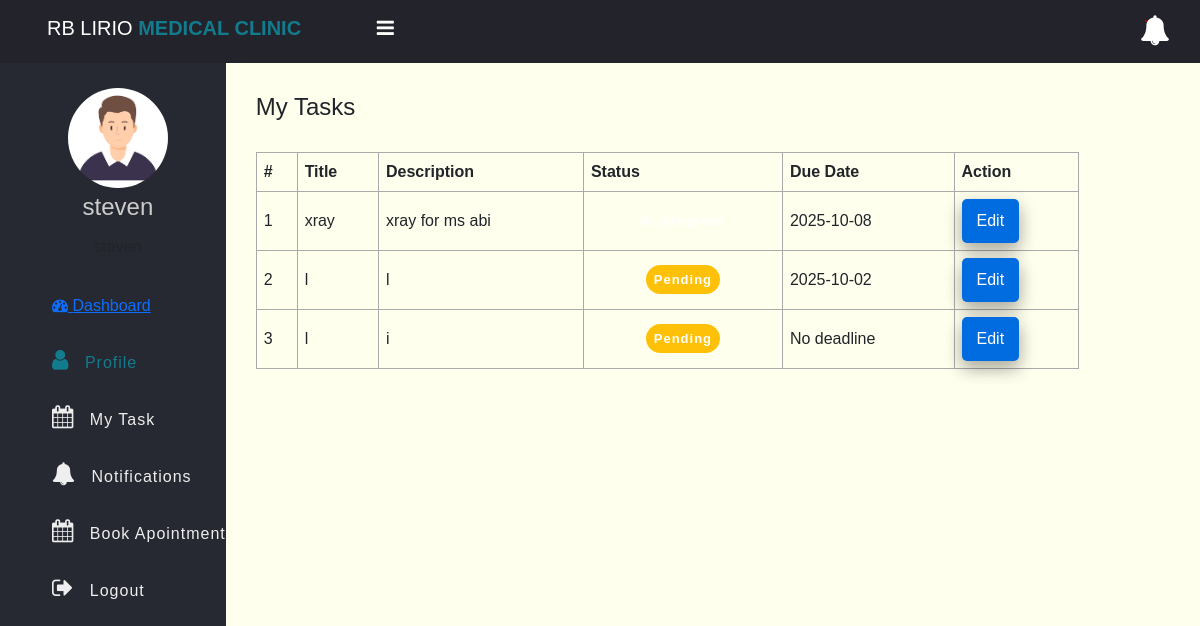
The app's page /my_task.php (signed in) with its own data.
### tables this page shows
CREATE TABLE `tasks` (
  `id` int(11) NOT NULL,
  `title` varchar(100) NOT NULL,
  `description` text DEFAULT NULL,
  `assigned_to` int(11) DEFAULT NULL,
  `due_date` date DEFAULT current_timestamp(),
  `status` enum('pending','in_progress','completed') DEFAULT 'pending',
  `created_at` timestamp NOT NULL DEFAULT current_timestamp()
);

### app/Model/Task.php (called while the page is built, shortened)
<?php
function get_all_tasks_by_id($conn, $id){
	$sql = "SELECT * FROM tasks WHERE assigned_to=?";
	$stmt = $conn->prepare($sql);
	$stmt->execute([$id]);
	if($stmt->rowCount() > 0){
		$tasks = $stmt->fetchAll();
	}else $tasks = 0;
	return $tasks;
}
?>

### my_task.php (the view, shortened to what this page needs)
<?php
if (isset($_SESSION['role']) && isset($_SESSION['id'])) {
	include "db_connection.php";
	include "app/Model/Task.php";
	include "app/Model/User.php";
	$tasks = get_all_tasks_by_id($conn, $_SESSION['id']);
?>
	<!DOCTYPE html>
	<html>
	<head>
		<link rel="stylesheet" href="https://stackpath.bootstrapcdn.com/font-awesome/4.7.0/css/font-awesome.min.css">
		<link rel="stylesheet" href="css/style.css">
	</head>
	<body>
		<?php include "inc/header.php" ?>
		<div class="body">
			<?php include "inc/nav.php" ?>
			<section class="section-1">
				<h4 class="title">My Tasks</h4>
				<?php if ($tasks != 0) { ?>
					<table class="main-table">
						<tr>
							<th>#</th>
							<th>Title</th>
							<th>Description</th>
							<th>Status</th>
							<th>Due Date</th>
							<th>Action</th>
						</tr>
						<?php $i = 0;
						foreach ($tasks as $task) {
							switch ($task['status']) {
								case 'pending':
									$badgeClass = 'bg-warning';
									break;
								default:
							}
							if ($task['due_date'] == '0000-00-00') {
								$due_date = 'No deadline';
							} else {
								$due_date = $task['due_date'];
							}
						?>
							<tr>
								<td><?= ++$i ?></td>
								<td><?= $task['title'] ?></td>
								<td><?= $task['description'] ?></td>
								<td class="text-center">
									<span class="badge rounded-pill text-bg     <?= $badgeClass ?> p-2 text-capitalize" style="letter-spacing:1px; font-size:13px;"><?= $task['status'] ?></span>
								</td>
								<td><?= $due_date ?></td>
								<td>
									<a href="edit-task-employee.php?id=<?= $task['id'] ?>" class="edit-btn">Edit</a>
								</td>
							</tr>
						<?php	} ?>
					</table>
				<?php } else { ?>
					<h3>Empty</h3>
				<?php  } ?>
			</section>
		</div>
	</body>
	</html>
<?php } else {
	$em = "First login";
	header("Location: login.php?error=$em");
	exit();
}
?>

### css/style.css (style rules this page uses)
* { padding: 0; margin: 0; box-sizing: border-box; font-family: arial, sans-serif; }
.body { display: flex; }
.section-1 { padding: 30px; }
.section-1 .title { margin-bottom: 10px; }
.section-1 { width: 100%; background: #ffe; }
.main-table, .main-table tr, .main-table th, .main-table td { border: 1px solid #aaa; border-collapse: collapse; padding: 7px; }
.main-table { width: 90%; margin-top: 30px; }
.edit-btn { text-decoration: none; display: inline-block; padding-left: 10px; border: none; background: #006CE0; padding: 10px 15px; color: #fff; font-size: 16px; border-radius: 5px; cursor: pointer; outline: none; transition: background 1s; box-shadow: 0 8px 16px 0 rgba(0,0,0,0.2), 0 6px 20px 0 rgba(0,0,0,0.19); }

### records on screen
tasks: title "xray", description "xray for ms abi", due_date "2025-10-08"
tasks: title "l", description "l", status "Pending", due_date "2025-10-02"
tasks: title "l", description "i", status "Pending", due_date "No deadline"

### other values on screen
$_SESSION['username'] "steven"
